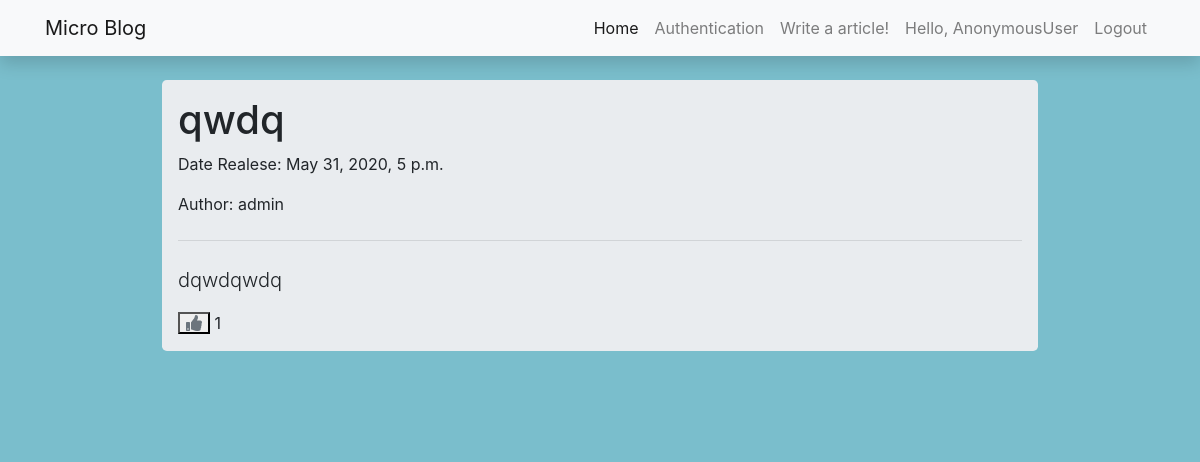
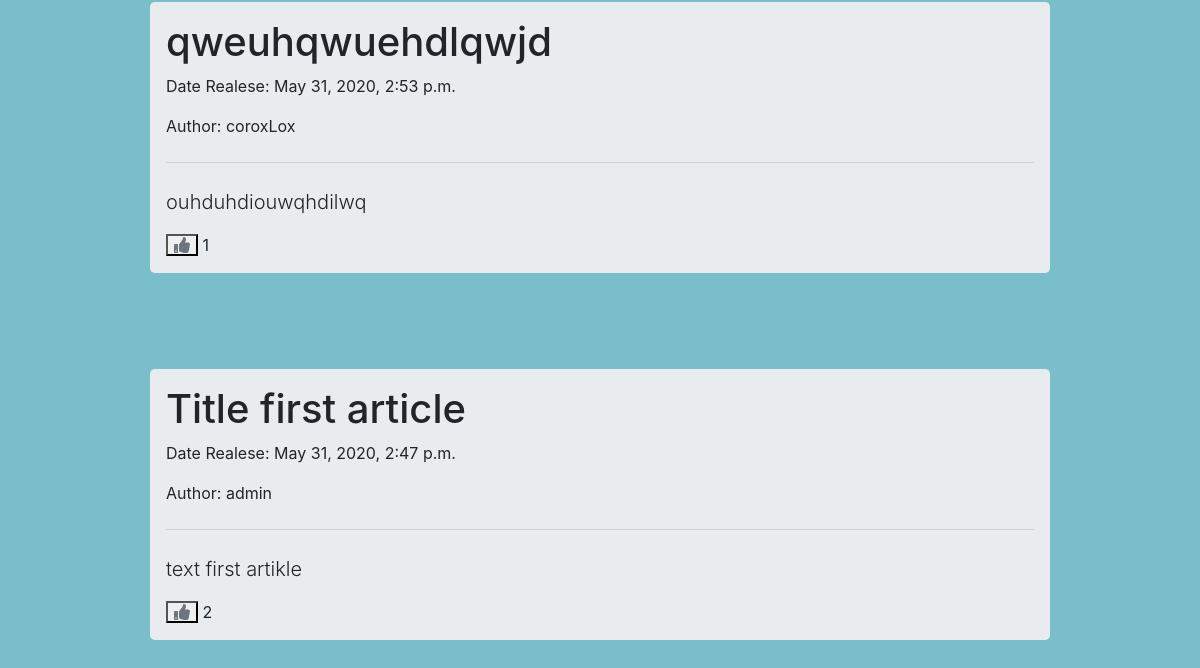
/articles/, run on an earlier commit of the app's database (2 pictures, top to bottom).
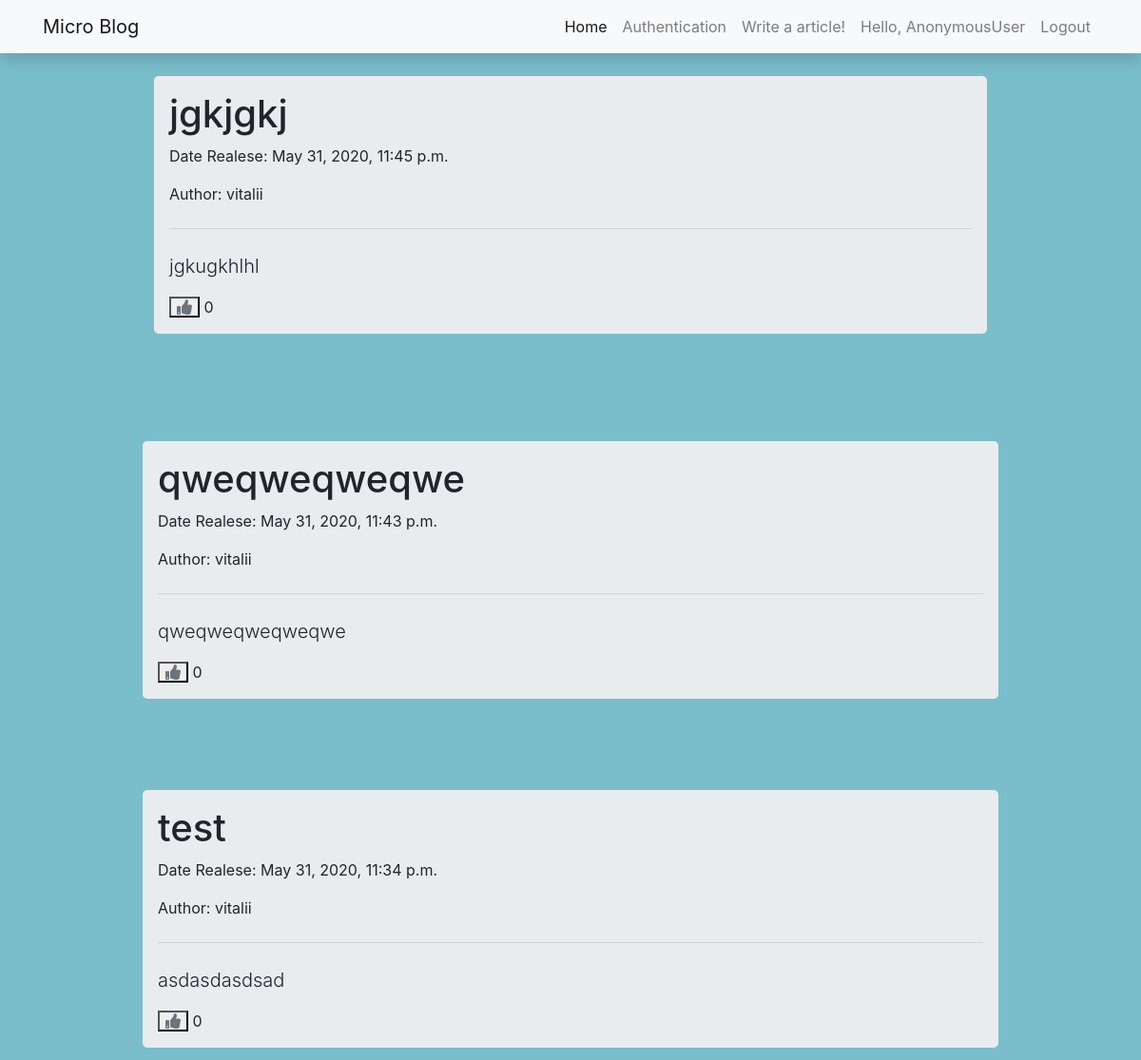
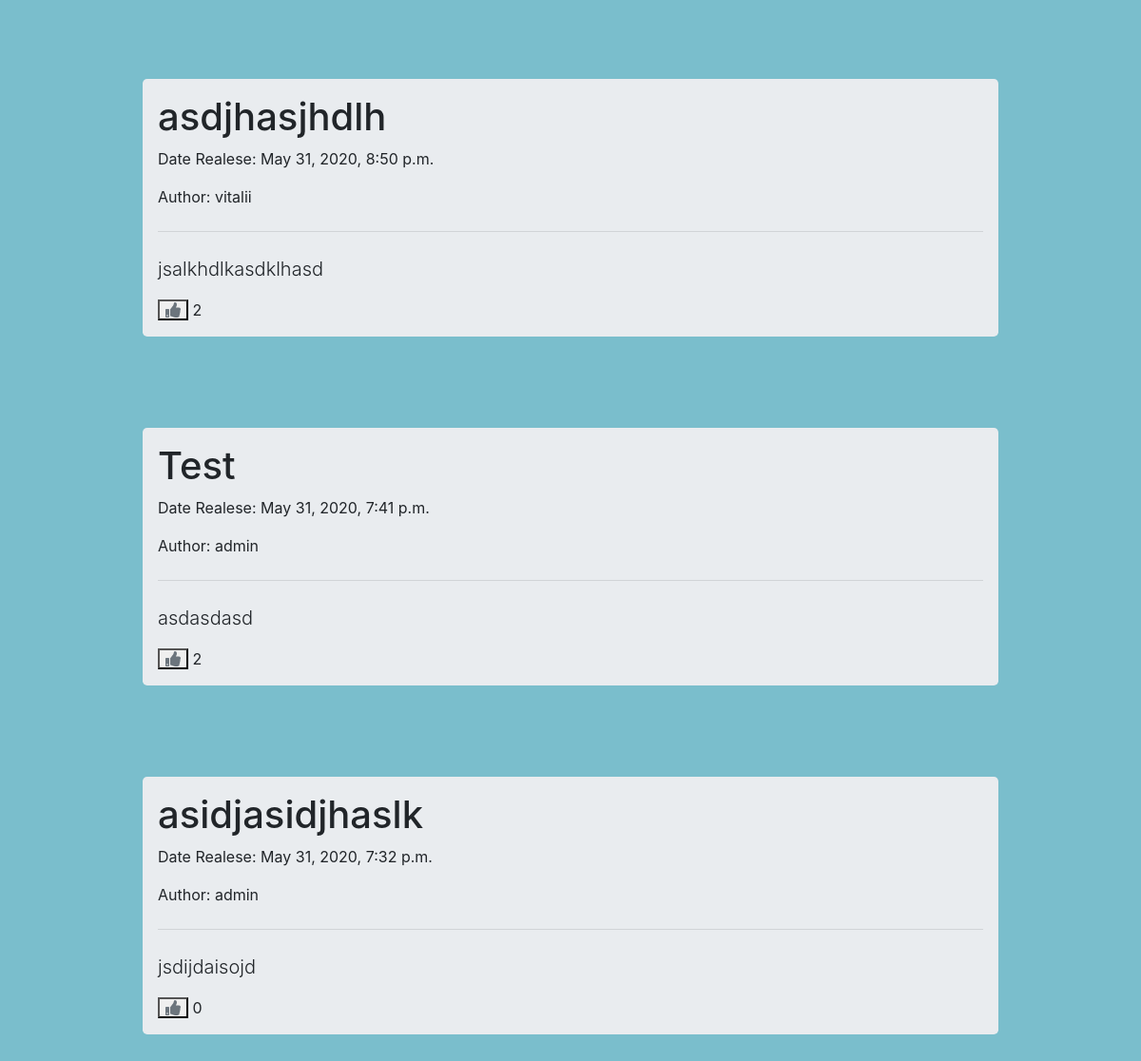
And on a later commit of the database (2 pictures, top to bottom).
### articles/models.py (models this page shows, shortened)
class Articles(models.Model):
    title = models.CharField(max_length=100)
    post = models.TextField()
    date = models.DateTimeField(null=False, blank=False, auto_now_add=True)
    liked = models.ManyToManyField(User, default=None, blank=True)
    author = models.ForeignKey(User, on_delete=models.CASCADE, related_name='author')
    class Meta:
        ordering = ['-date']

### articles/views.py (the view)
# urls.py: path('', ArticlesList.as_view(template_name='articles.html')),
class ArticlesList(ListView):
    model = Articles

### articles/templates/articles.html (shortened to what this page needs)
{% extends "wrapper.html" %}
{% block content %}
<body class="text-center">
    <div class="cover-container d-flex w-100 h-50 p-3 mx-auto flex-column">
  <header>
    <nav class="navbar navbar-expand-lg navbar-light bg-light shadow fixed-top">
  <div class="container">
    <a class="navbar-brand" href="{% url 'mainpage' %}">Micro Blog</a>
    <div class="collapse navbar-collapse" id="navbarResponsive">
      <ul class="navbar-nav ml-auto">
        <li class="nav-item active">
          <a class="nav-link" href="{% url 'mainpage' %}">Home</a>
        </li>
        <li class="nav-item">
          <a class="nav-link" href="{% url 'register' %}">Authentication</a>
        </li>
        <li class="nav-item">
          <a class="nav-link" href="{% url 'write_article'  %}">Write a article!</a>
        </li>
        <li class="nav-item">
          <span class="nav-link" >Hello,  {{request.user}}</span>
        </li>
        <li class="nav-item">
          <a class="nav-link" href="{% url 'logout' %}">Logout</a>
        </li>
      </ul>
    </div>
  </div>
    </nav>
  </header>
{% for obj in object_list %}
<div class="bs-component d-flex justify-content-center mt-3">
  <div class="jumbotron w-75 p-3 mt-5">
    <h1 class="display-6 text-left">{{ obj.title }}</h1>
    <p class="text-left">Date Realese: {{ obj.date}} </p>
    <p class="text-left">Author: {{ obj.author }} </p>
    <hr class="my-4">
    <p class="lead text-left">{{ obj.post }}</p>
    <div  class="float-left">
      <form action="{% url 'like_article' %}" method="POST">
      {% if user not in obj.liked.all %}
        <button type="submit" class="fa fa-thumbs-up thumbnail text-muted"></button>
      {% else %}
        <button class="fa fa-thumbs-down thumbnail text-muted" type="submit"></button>
      {% endif %}
      <span>{{ obj.liked.all.count }}&nbsp</span>
      </form>
    </div>
  </div>
</div>
</div>
{% endfor %}
</body>
{% endblock %}

What changed in the data, as far as the page shows it:
removed Articles: title "qwdq", date "May 31, 2020, 5 p.m.", author "admin", post "dqwdqwdq", liked.all.count "1"
removed Articles: title "qweuhqwuehdlqwjd", date "May 31, 2020, 2:53 p.m.", author "coroxLox", post "ouhduhdiouwqhdilwq", liked.all.count "1"
removed Articles: title "Title first article", date "May 31, 2020, 2:47 p.m.", author "admin", post "text first artikle", liked.all.count "2"
added Articles: title "jgkjgkj", date "May 31, 2020, 11:45 p.m.", author "vitalii", post "jgkugkhlhl", liked.all.count "0"
added Articles: title "qweqweqweqwe", date "May 31, 2020, 11:43 p.m.", author "vitalii", post "qweqweqweqweqwe", liked.all.count "0"
added Articles: title "test", date "May 31, 2020, 11:34 p.m.", author "vitalii", post "asdasdasdsad", liked.all.count "0"
added Articles: title "asdjhasjhdlh", date "May 31, 2020, 8:50 p.m.", author "vitalii", post "jsalkhdlkasdklhasd", liked.all.count "2"
added Articles: title "Test", date "May 31, 2020, 7:41 p.m.", author "admin", post "asdasdasd", liked.all.count "2"
added Articles: title "asidjasidjhaslk", date "May 31, 2020, 7:32 p.m.", author "admin", post "jsdijdaisojd", liked.all.count "0"
